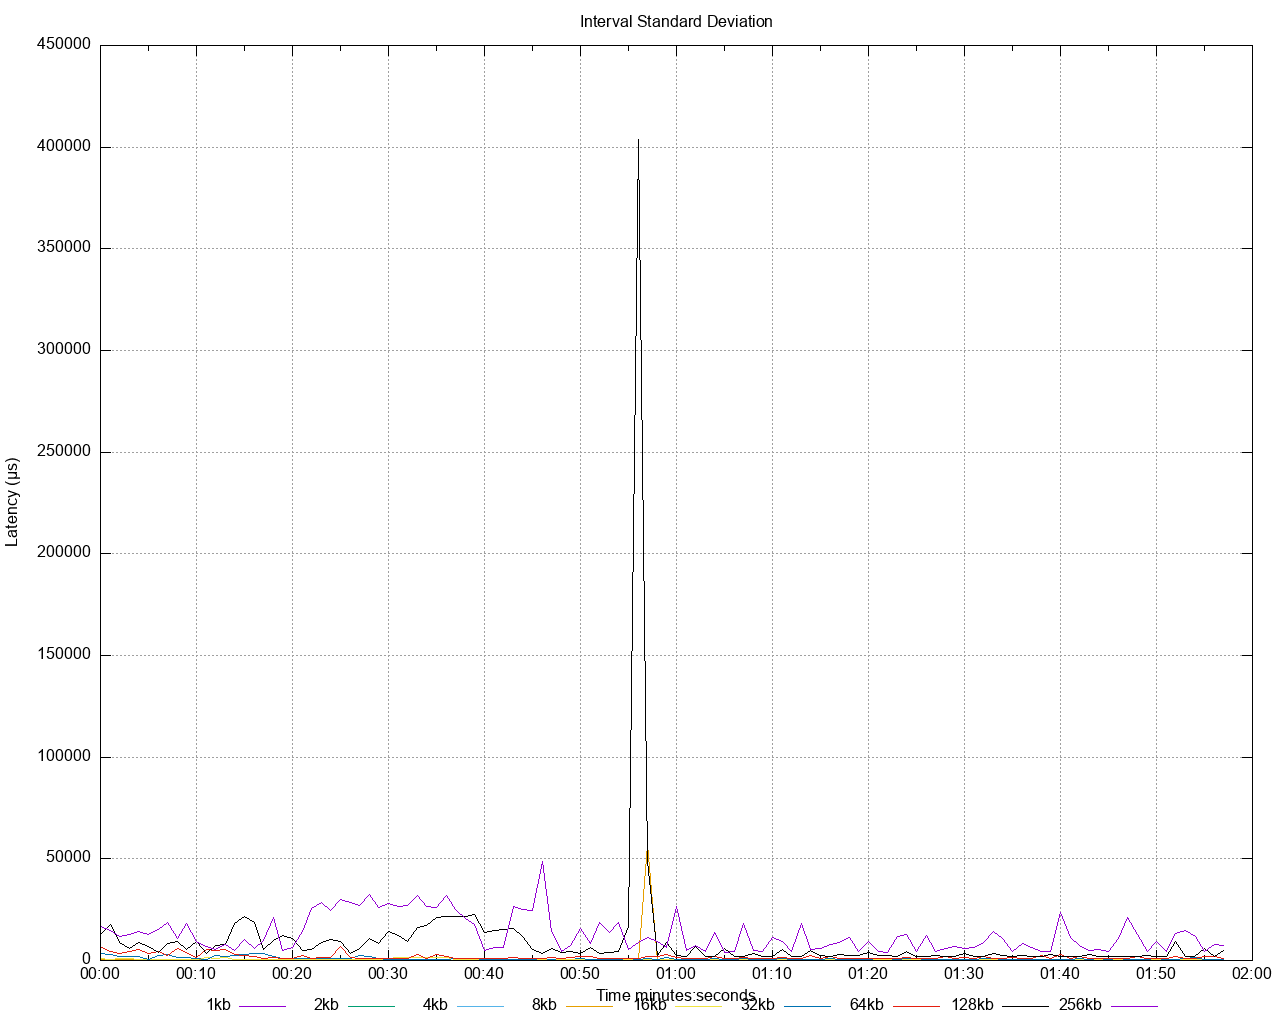

gnuplot code for this plot:
set title 'Interval Standard Deviation' noenhanced
set style data lines
set datafile separator ","
set terminal png size 1280,1024
set grid
set key below
set xdata time
set timefmt "%s"
offset = 0
t0(x)=(offset=($0==0) ? x : offset, x - offset)
set xlabel 'Time minutes:seconds'
set ylabel 'Latency (μs)'
set output '/Users/gbarnett/git/hazelcast-simulator/atomicreference/1to25-legend/latency/latency_interval_std_deviation_write.png'
plot \
   '/Users/gbarnett/git/hazelcast-simulator/atomicreference/1to25-legend/data/latency_interval_std_deviation_write_1.data' using (t0(timecolumn(1))):2 title "1kb" noenhanced , \
   '/Users/gbarnett/git/hazelcast-simulator/atomicreference/1to25-legend/data/latency_interval_std_deviation_write_2.data' using (t0(timecolumn(1))):2 title "2kb" noenhanced , \
   '/Users/gbarnett/git/hazelcast-simulator/atomicreference/1to25-legend/data/latency_interval_std_deviation_write_3.data' using (t0(timecolumn(1))):2 title "4kb" noenhanced , \
   '/Users/gbarnett/git/hazelcast-simulator/atomicreference/1to25-legend/data/latency_interval_std_deviation_write_4.data' using (t0(timecolumn(1))):2 title "8kb" noenhanced , \
   '/Users/gbarnett/git/hazelcast-simulator/atomicreference/1to25-legend/data/latency_interval_std_deviation_write_5.data' using (t0(timecolumn(1))):2 title "16kb" noenhanced , \
   '/Users/gbarnett/git/hazelcast-simulator/atomicreference/1to25-legend/data/latency_interval_std_deviation_write_6.data' using (t0(timecolumn(1))):2 title "32kb" noenhanced , \
   '/Users/gbarnett/git/hazelcast-simulator/atomicreference/1to25-legend/data/latency_interval_std_deviation_write_7.data' using (t0(timecolumn(1))):2 title "64kb" noenhanced , \
   '/Users/gbarnett/git/hazelcast-simulator/atomicreference/1to25-legend/data/latency_interval_std_deviation_write_8.data' using (t0(timecolumn(1))):2 title "128kb" noenhanced , \
   '/Users/gbarnett/git/hazelcast-simulator/atomicreference/1to25-legend/data/latency_interval_std_deviation_write_9.data' using (t0(timecolumn(1))):2 title "256kb" noenhanced , \
